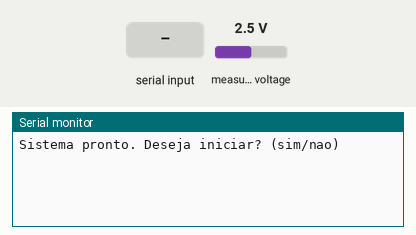
This sketch was run on a simulated Arduino Uno, built with avr-gcc and run on an emulated ATmega328P. Shown: the last lines printed to the serial monitor. The test bench sets the inputs (shaded band); at power-on: measured voltage 2.5 V. The local clock reads 2024-03-15 10:24:30 at power-on unless the sketch sets it; storage starts empty.

Above: at 1.2 s.
1.3 s: "sim\n" received over Serial
At 2.4 s:
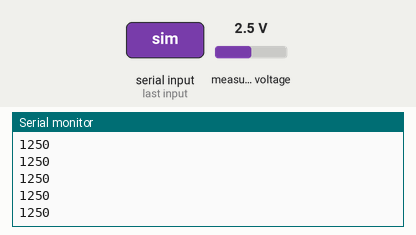
2.8 s: measured voltage set to 0.1 V
At 3.4 s:
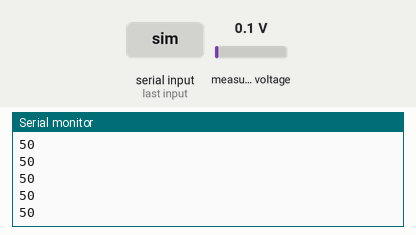
4.3 s: measured voltage set to 1.2 V
At 5.0 s:
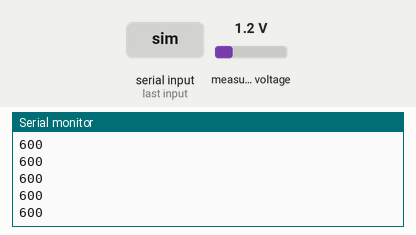
Timing chart, 0 to 7.3 s (numbered marks = the images above; inputs shaded):
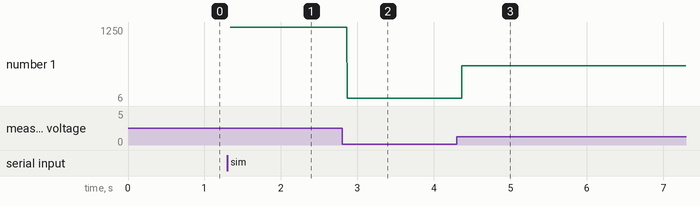

Measured:
- after the input at 1.3 s, the serial monitor: prints a new line at once (image 1)
- after the input at 2.8 s, the serial monitor: prints a new line after 0.07 s (image 2)
- after the input at 4.3 s, the serial monitor: prints a new line after 0.07 s (image 3)
- plotted number 1: 1250 → 50 after the input at 2.8 s, 50 → 6 after the input at 4.3 s

The sketch:

CODIGO_ARDUINO.ino
```cpp
#include <Adafruit_ADS1X15.h>
#include <Arduino.h>
#include <SPI.h>
#include "FS.h"
#include "SD.h"
#include <Wire.h>
#include <RtcDS1302.h>

// Configuração do ADC e RTC
Adafruit_ADS1015 myADS;
const int IO = 27;    // DAT do RTC
const int SCLK = 25;  // CLK do RTC
const int CE = 26;    // RST do RTC
ThreeWire myWire(IO, SCLK, CE);
RtcDS1302<ThreeWire> Rtc(myWire);

// Variáveis para controle de gravação e arquivo
bool recording = false;
File myFile;
unsigned long startTime = 0;
const unsigned long interval = 60000; // Intervalo de 1 minuto para salvar no arquivo
int fileCount = 0;

// Função para obter data e hora formatadas
String getDateTimeString(const RtcDateTime& dt) {
  char datestring[20];
  snprintf_P(datestring, sizeof(datestring), PSTR("%02u/%02u/%04u %02u:%02u:%02u"),
             dt.Day(), dt.Month(), dt.Year(), dt.Hour(), dt.Minute(), dt.Second());
  return String(datestring);
}

// Função para iniciar um novo arquivo
void startNewFile() {
  fileCount++;
  String fileName = "/ECG_" + String(fileCount) + ".txt";
  myFile = SD.open(fileName.c_str(), FILE_WRITE);
  if (!myFile) {
    Serial.println("Erro ao abrir o arquivo.");
    return;
  }

  RtcDateTime now = Rtc.GetDateTime();
  myFile.println("INICIO:");
  myFile.println(getDateTimeString(now));
  myFile.println("Leitura(ECG)");
  startTime = millis();
  Serial.println("Gravação iniciada.");
}

// Função para parar a gravação
void stopRecording() {
  if (myFile) {
    RtcDateTime now = Rtc.GetDateTime();
    myFile.println("FIM:");
    myFile.println(getDateTimeString(now));
    myFile.close();
    Serial.println("Gravação finalizada e arquivo salvo.");
  }
}

void setup() {
  Serial.begin(9600);
  myADS.begin();
  myADS.setGain(GAIN_ONE);
  myADS.setDataRate(250);

  // Configura RTC
  Rtc.Begin();
  RtcDateTime compiled = RtcDateTime(__DATE__, __TIME__);
  if (!Rtc.IsDateTimeValid()) Rtc.SetDateTime(compiled);
  if (!Rtc.GetIsRunning()) Rtc.SetIsRunning(true);

  // Configura SD
  if (!SD.begin()) {
    Serial.println("Falha ao inicializar o cartão SD.");
    while (1);
  }

  Serial.println("Sistema pronto. Deseja iniciar? (sim/nao)");
}

void loop() {
  // Pergunta inicial para iniciar gravação
  static bool waitingForStart = true;
  if (waitingForStart) {
    if (Serial.available()) {
      String input = Serial.readStringUntil('\n');
      input.trim();
      if (input.equalsIgnoreCase("sim")) {
        waitingForStart = false;
        recording = true;
        startNewFile();
      } else if (input.equalsIgnoreCase("nao")) {
        Serial.println("Encerrando sistema.");
        while (1); // Finaliza o programa
      }
    }
    return;
  }

  // Registro contínuo de leituras durante a gravação
  if (recording) {
    unsigned long currentTime = millis();
    if (currentTime - startTime >= interval) {
      stopRecording();
      startNewFile();
    }

    // Lê o valor do ECG
    int ecgValue = myADS.readADC_SingleEnded(0);
    myFile.println(ecgValue);
    Serial.println(ecgValue);
  }
}
```
